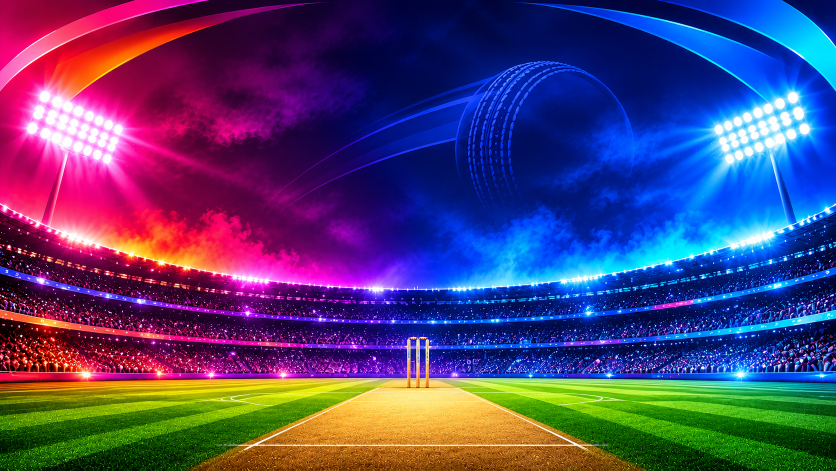
#> input picture ASSET/bg.png, 1672 x 941 px (shown at 1/2 size)
$ python -i generate.py   (imports and definitions only)
#> lines starting #> are read from the running program, lines starting #| are printed output that depends on the picture
import os
import glob
import shutil
import subprocess
import requests
from urllib.parse import quote
from io import BytesIO
from datetime import datetime, timezone
from PIL import Image, ImageDraw, ImageFont, ImageOps

try:
    from curl_cffi import requests as cf_requests
    HAS_CURL_CFFI = True
except ImportError:
    HAS_CURL_CFFI = False

# ---------------- Configuration ----------------
JSON_URL = (os.environ.get("KSA_SERVER1") or "").strip()
ASSET_DIR = "ASSET"
POSTERS_DIR = "posters"
PLAYLIST_FILE = "LiveEVENT.m3u"
TEMPLATE_VERSION = "v7"

# Poster dimensions (16:9)
POSTER_WIDTH = 800
POSTER_HEIGHT = 450

# GitHub repository and branch
GITHUB_REPO = os.environ.get("GITHUB_REPOSITORY", "easykity/jakson")
GITHUB_BRANCH = os.environ.get("GITHUB_REF_NAME", "main")
RAW_BASE_URL = f"https://raw.githubusercontent.com/{GITHUB_REPO}/{GITHUB_BRANCH}/{POSTERS_DIR}"

GOOGLE_FONT_URL = "https://raw.githubusercontent.com/google/fonts/main/ofl/poppins/Poppins-Bold.ttf"
LOCAL_FONT_CACHE = "/tmp/Poppins-Bold.ttf"

BROWSER_HEADERS = {
    "User-Agent": "Mozilla/5.0 (Windows NT 10.0; Win64; x64) AppleWebKit/537.36 (KHTML, like Gecko) Chrome/124.0.0.0 Safari/537.36",
    "Accept": "image/avif,image/webp,image/apng,image/svg+xml,image/*,*/*;q=0.8",
}


# [171 lines left out: functions get_background_path, ensure_google_font, load_font, fit_font_to_width, download_image, crop_transparent and 6 more, not called in this run]


def save_compressed_png(img, output_path, max_kb=250):
    rgb = img.convert("RGB")
    max_bytes = max_kb * 1024
    rgb.save(output_path, format="PNG", optimize=True)

    if os.path.getsize(output_path) <= max_bytes:
        print(f"Poster created: {output_path} ({os.path.getsize(output_path) // 1024} KB)")
        return

    pngquant_bin = shutil.which("pngquant")
    if pngquant_bin:
        tmp_out = output_path + ".tmp.png"
        for q_range in ("80-95", "65-85", "50-75"):
            if run_pngquant(output_path, tmp_out, q_range):
                if os.path.getsize(tmp_out) <= max_bytes or q_range == "50-75":
                    shutil.move(tmp_out, output_path)
                    if os.path.getsize(output_path) <= max_bytes:
                        print(f"Poster created: {output_path} ({os.path.getsize(output_path) // 1024} KB)")
                        return
                    break

        if os.path.getsize(output_path) > max_bytes:
            smaller = rgb.resize((640, 360), Image.Resampling.LANCZOS)
            smaller.save(output_path, format="PNG", optimize=True)
            if run_pngquant(output_path, tmp_out, "75-92"):
                shutil.move(tmp_out, output_path)

        if os.path.exists(tmp_out):
            os.remove(tmp_out)

        print(f"Poster created: {output_path} ({os.path.getsize(output_path) // 1024} KB)")
        return

    # Pillow fallback with smooth Floyd-Steinberg dithering if pngquant is unavailable
    for candidate in (rgb, rgb.resize((640, 360), Image.Resampling.LANCZOS)):
        q = candidate.quantize(colors=256, method=Image.Quantize.MEDIANCUT, dither=Image.Dither.FLOYDSTEINBERG)
        buf = BytesIO()
        q.save(buf, format="PNG", optimize=True)
        data = buf.getvalue()
        with open(output_path, "wb") as f:
            f.write(data)
        if len(data) <= max_bytes:
            break

    print(f"Poster created: {output_path} ({os.path.getsize(output_path) // 1024} KB)")


# [195 lines left out: functions create_poster, category_priority, main, not called in this run]


# [2 lines not run here, left out]

>>> from PIL import Image
>>> picture = Image.open('../ASSET/bg.png')
#> picture is the input picture: PIL image 1672x941 RGB; mean R, G, B 78.2, 62.6, 115
>>> result = save_compressed_png(picture, 'out.png')
#> the loop in save_compressed_png, `for candidate in (rgb, rgb.resize((640, 360), Image.Resampling.LANCZOS..` made 2 passes
#> pass 1, in save_compressed_png, `q = candidate.quantize(colors=256, method=Image.Quantize.MEDIANCUT, di..`:
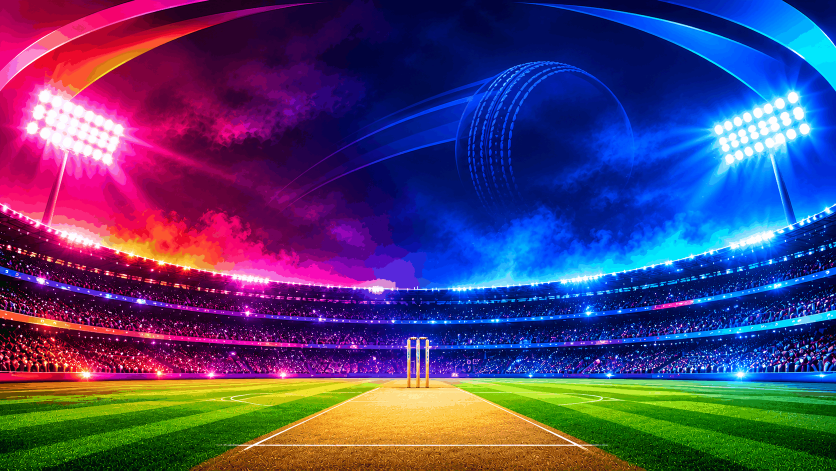
#> q: PIL image 1672x941 P (shown at 1/2 size); mean R, G, B 77.4, 62.6, 114.7
#> pass 2, in save_compressed_png, `q = candidate.quantize(colors=256, method=Image.Quantize.MEDIANCUT, di..`:
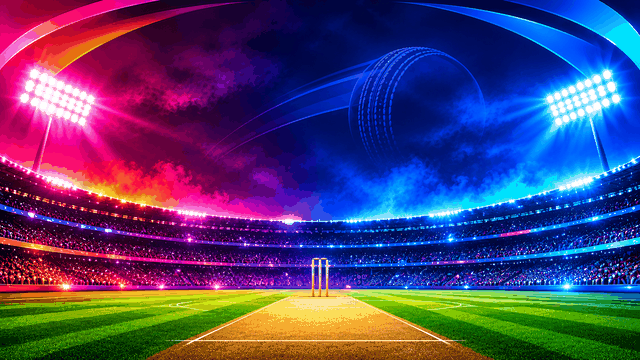
#> q: PIL image 640x360 P; mean R, G, B 77.3, 62.7, 114.2
